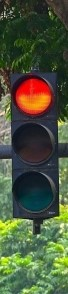
#> input picture red_2.jpg, 68 x 294 px
$ python traffic_light_detection.py --image red_2.jpg
#> lines starting #> are read from the running program, lines starting #| are printed output that depends on the picture; after the words box and inside, x2 and y2 are one past the last pixel; in counts of white or black regions, pixels touching at a corner belong together
import cv2, os, json, math
import numpy as np
from typing import Tuple, Dict, Any, Optional, List

#===HELPER FUNCTIONS FOR TRAFFIC LIGHT DETECTION===#
# [31 lines left out: function expand_box, not called in this run]

def make_lamp_roi_from_best_box(best_box, img_shape, orientation):
    """
    Tạo ROI bao quanh cụm đèn giao thông dựa trên best_box (1 bóng sáng).
    best_box: [x, y, w, h] trên ảnh resized (bgr_norm).
    img_shape: bgr_norm.shape
    orientation: "vertical" hoặc "horizontal"
    """
    if best_box is None:
        return None

    H, W = img_shape[:2]
    x, y, w, h = best_box

    if orientation == "vertical":
        # mở rộng ngang vừa phải, dọc: trên ít, dưới nhiều
        x0 = max(0, x - int(0.4 * w))
        x1 = min(W, x + w + int(0.4 * w))

        y0 = max(0, y - int(0.8 * h))
        y1 = min(H, y + int(2.2 * h))
    else:
        # horizontal: mở rộng dọc vừa phải, ngang: trái/phải nhiều
        y0 = max(0, y - int(0.4 * h))
        y1 = min(H, y + h + int(0.4 * h))

        x0 = max(0, x - int(0.8 * w))
        x1 = min(W, x + int(2.2 * w))

    return [x0, y0, x1 - x0, y1 - y0]

# ========== A. Resize giữ tỉ lệ (letterbox) ==========
def letterbox_resize(img: np.ndarray, target: Tuple[int, int] = (512, 512),
                     color=(0, 0, 0)) -> Tuple[np.ndarray, float, Tuple[int, int]]:
    th, tw = target
    h, w = img.shape[:2]
    scale = min(tw / w, th / h)
    nw, nh = int(w * scale), int(h * scale)
    resized = cv2.resize(img, (nw, nh), interpolation=cv2.INTER_AREA if scale < 1 else cv2.INTER_CUBIC)
    canvas = np.full((th, tw, 3), color, dtype=np.uint8)
    top = (th - nh) // 2
    left = (tw - nw) // 2
    canvas[top:top+nh, left:left+nw] = resized
    return canvas, scale, (left, top)

# ========== B. Tiền xử lý sáng màu ==========
def gray_world_wb(img: np.ndarray) -> np.ndarray:
    eps = 1e-6
    b, g, r = cv2.split(img.astype(np.float32))
    mb, mg, mr = b.mean()+eps, g.mean()+eps, r.mean()+eps
    m = (mb + mg + mr) / 3.0
    b = np.clip(b * (m / mb), 0, 255)
    g = np.clip(g * (m / mg), 0, 255)
    r = np.clip(r * (m / mr), 0, 255)
    return cv2.merge([b, g, r]).astype(np.uint8)

def auto_gamma_bgr(img: np.ndarray, target_mean_v: float = 0.55) -> np.ndarray:
    hsv = cv2.cvtColor(img, cv2.COLOR_BGR2HSV)
    v = hsv[:, :, 2] / 255.0
    mean_v = float(max(v.mean(), 1e-3))
    gamma = np.log(target_mean_v) / np.log(mean_v)
    x = np.arange(256, dtype=np.float32) / 255.0
    lut = np.clip((x ** gamma) * 255.0, 0, 255).astype(np.uint8)
    return cv2.LUT(img, lut)

# ========== C. Mask màu HSV ==========
def color_masks(hsv: np.ndarray) -> Dict[str, np.ndarray]:
    s_min, v_min = 60, 60
    # red (2 dải H)
    m1 = cv2.inRange(hsv, np.array([0, s_min, v_min]),   np.array([10, 255, 255]))
    m2 = cv2.inRange(hsv, np.array([170, s_min, v_min]), np.array([180, 255, 255]))
    red = cv2.bitwise_or(m1, m2)
    # yellow
    yellow = cv2.inRange(hsv, np.array([15, s_min, v_min]), np.array([35, 255, 255]))
    # green
    green = cv2.inRange(hsv, np.array([40, s_min, v_min]), np.array([90, 255, 255]))
    return {"red": red, "yellow": yellow, "green": green}

def clean_mask(mask: np.ndarray, k_open=3, k_close=5) -> np.ndarray:
    ko = cv2.getStructuringElement(cv2.MORPH_ELLIPSE, (k_open, k_open))
    kc = cv2.getStructuringElement(cv2.MORPH_ELLIPSE, (k_close, k_close))
    m = cv2.morphologyEx(mask, cv2.MORPH_OPEN, ko, iterations=1)
    m = cv2.morphologyEx(m, cv2.MORPH_CLOSE, kc, iterations=1)
    return m

# ========== D. Chấm điểm contour ==========
def contour_score(mask: np.ndarray, hsv: np.ndarray) -> Tuple[Optional[Tuple[int,int,int,int]], float, Optional[Tuple[int,int]]]:
    contours, _ = cv2.findContours(mask, cv2.RETR_EXTERNAL, cv2.CHAIN_APPROX_SIMPLE)
    best_box, best_score, best_center = None, 0.0, None
    v = hsv[:, :, 2]
    h_img, w_img = mask.shape[:2]
    min_area = max(50, int(0.0002 * h_img * w_img))
    for cnt in contours:
        area = cv2.contourArea(cnt)
        if area < min_area: continue
        peri = cv2.arcLength(cnt, True)
        if peri == 0: continue
        circ = 4.0 * np.pi * area / (peri * peri)
        if circ < 0.4: continue
        x, y, w, h = cv2.boundingRect(cnt)
        roi_mask = mask[y:y+h, x:x+w]
        roi_v = v[y:y+h, x:x+w]
        if roi_mask.size == 0: continue
        mean_v = float(roi_v[roi_mask > 0].mean()) if np.any(roi_mask > 0) else 0.0
        score = area * (mean_v/255.0) * circ
        if score > best_score:
            best_score = score
            best_box = (int(x), int(y), int(w), int(h))
            M = cv2.moments(cnt)
            if M["m00"] != 0:
                cx = int(M["m10"] / M["m00"]); cy = int(M["m01"] / M["m00"])
            else:
                cx = int(x + w/2); cy = int(y + h/2)
            best_center = (cx, cy)
    return best_box, best_score, best_center

# ========== E. Hough circles ==========
def hough_candidates(bgr: np.ndarray) -> List[Tuple[int,int,int]]:
    gray = cv2.cvtColor(bgr, cv2.COLOR_BGR2GRAY)
    gray = cv2.medianBlur(gray, 5)
    circles = cv2.HoughCircles(gray, cv2.HOUGH_GRADIENT, dp=1.2, minDist=32,
                               param1=120, param2=20, minRadius=6, maxRadius=90)
    if circles is None: return []
    return [tuple(map(int, c)) for c in np.round(circles[0, :]).astype(int)]

def hough_best(bgr: np.ndarray) -> Optional[Tuple[Tuple[int,int,int], Tuple[int,int,int]]]:
    cand = hough_candidates(bgr)
    if not cand: return None
    hsv = cv2.cvtColor(bgr, cv2.COLOR_BGR2HSV)
    best, best_v = None, -1.0
    for (x, y, r) in cand:
        if x-r < 0 or y-r < 0 or x+r >= bgr.shape[1] or y+r >= bgr.shape[0]: continue
        mask = np.zeros(hsv.shape[:2], np.uint8)
        cv2.circle(mask, (x, y), r, 255, -1)
        pix = hsv[mask > 0]
        if pix.size == 0: continue
        hmean, smean, vmean = np.mean(pix, axis=0).astype(int).tolist()
        if vmean > best_v:
            best_v = vmean
            best = ((int(x), int(y), int(r)), (int(hmean), int(smean), int(vmean)))
    return best

# ========== F. HSV → label ==========
def hsv_to_label(hsv_triplet: Tuple[int,int,int]) -> str:
    h, s, v = hsv_triplet
    if s < 60 or v < 60: return "unknown"
    if (0 <= h <= 10) or (170 <= h <= 180): return "red"
    if 15 <= h <= 35: return "yellow"
    if 40 <= h <= 90: return "green"
    return "unknown"

# ========== G. Orientation v3 (dải dọc quanh bóng sáng nhất) ==========
def _lines_stat(img_gray: np.ndarray) -> Tuple[int,int]:
    edges = cv2.Canny(img_gray, 80, 160)
    lines = cv2.HoughLinesP(edges, 1, np.pi/180, threshold=28, minLineLength=18, maxLineGap=6)
    v_cnt = h_cnt = 0
    if lines is not None:
        for x1,y1,x2,y2 in lines[:,0,:]:
            dx, dy = abs(x2-x1), abs(y2-y1)
            if dy >= dx*1.5: v_cnt += 1
            elif dx >= dy*1.5: h_cnt += 1
    return v_cnt, h_cnt

def determine_orientation(bgr_norm: np.ndarray,
                          contour_centers: List[Tuple[int,int]],
                          masks_union: Optional[np.ndarray] = None,
                          debug: bool=False) -> str:
    h, w = bgr_norm.shape[:2]

    hb = hough_best(bgr_norm)
    if hb is not None:
        (cx, cy, r), _ = hb
        strip_w = int(max(24, 2.2*r))
        x1 = max(0, cx - strip_w//2); x2 = min(w-1, cx + strip_w//2)
        roi = bgr_norm[:, x1:x2]
        gray = cv2.cvtColor(roi, cv2.COLOR_BGR2GRAY)
        v_cnt, h_cnt = _lines_stat(gray)
        if debug:
            print(f"[ORI] ROI around brightest circle x=[{x1},{x2}]  r={r}  lines V/H={v_cnt}/{h_cnt}")

        if v_cnt > h_cnt * 1.15:
            return "vertical"
        elif h_cnt > v_cnt * 1.15:
            return "horizontal"
        else:
            # hoà nhau → ưu tiên vertical (an toàn hơn cho đa số đèn)
            return "vertical"

    centers = contour_centers or []
    if len(centers) >= 2:
        xs = [c[0] for c in centers]; ys = [c[1] for c in centers]
        spread_x = float(max(xs)-min(xs)+1e-6); spread_y = float(max(ys)-min(ys)+1e-6)
        if debug: print(f"[ORI] fallback centers spreadX={spread_x:.1f} spreadY={spread_y:.1f}")
        if spread_y > spread_x * 1.2: return "vertical"
        if spread_x > spread_y * 1.2: return "horizontal"
        return "vertical"

    return "vertical" if h >= w*0.9 else "horizontal"

# ========== H. Multi-lamp (phát hiện cả 3 bóng) ==========
def nms_circles(circles, iou_thresh=0.35):
    # circles: list[(x,y,r,score,(h,s,v))]
    circles = sorted(circles, key=lambda c: c[3], reverse=True)
    kept = []
    def iou(c1, c2):
        x1,y1,r1,_,_ = c1; x2,y2,r2,_,_ = c2
        b1 = (x1-r1, y1-r1, x1+r1, y1+r1)
        b2 = (x2-r2, y2-r2, x2+r2, y2+r2)
        xa, ya = max(b1[0], b2[0]), max(b1[1], b2[1])
        xb, yb = min(b1[2], b2[2]), min(b1[3], b2[3])
        inter = max(0, xb-xa) * max(0, yb-ya)
        a1 = (b1[2]-b1[0])*(b1[3]-b1[1]); a2 = (b2[2]-b2[0])*(b2[3]-b2[1])
        union = a1 + a2 - inter + 1e-6
        return inter/union
    for c in circles:
        if all(iou(c, k) < iou_thresh for k in kept):
            kept.append(c)
    return kept

def detect_all_lamps(bgr_norm, orientation, v_threshold=110, roi_box=None):
    """
    Trả về danh sách 0–3 đèn, đã lọc theo cột đèn và gom cụm theo trục chính.
    Mỗi phần tử:
      {'center':[x,y], 'r':r, 'box':[x,y,w,h], 'hsv_avg':[h,s,v], 'label':..., 'slot':..., 'brightness':...}
    """
    h, w = bgr_norm.shape[:2]
    hsv = cv2.cvtColor(bgr_norm, cv2.COLOR_BGR2HSV)

    # --- 1) Ứng viên từ Hough + brightness ---
    # raw = hough_candidates(bgr_norm)  # [(x,y,r), ...]
    if roi_box is not None:
        rx, ry, rw, rh = roi_box
        # cắt ROI đúng từ bgr_norm
        roi = bgr_norm[ry:ry+rh, rx:rx+rw]
        raw_local = hough_candidates(roi)

        raw = []
        if raw_local is not None:
            for (cx, cy, r) in raw_local:
                gx = cx + rx
                gy = cy + ry
                # bỏ circle ngoài biên ảnh
                if gx - r < 0 or gx + r >= w or gy - r < 0 or gy + r >= h:
                    continue
                raw.append((gx, gy, r))
    else:
        raw = hough_candidates(bgr_norm)


    cands = []
    for (x,y,r) in raw:
        if x-r < 0 or y-r < 0 or x+r >= w or y+r >= h:
            continue
        if r < 8:  # loại đốm nhỏ
            continue
        mask = np.zeros(hsv.shape[:2], np.uint8)
        cv2.circle(mask, (x,y), r, 255, -1)
        pix = hsv[mask > 0]
        if pix.size == 0:
            continue
        hmean, smean, vmean = np.mean(pix, axis=0).astype(int).tolist()
        score = float(vmean)
        cands.append((int(x), int(y), int(r), score, (int(hmean), int(smean), int(vmean))))

    if not cands:
        return []

    # --- 2) Xác định "cột đèn": dải quanh bóng sáng nhất ---
    brightest = max(cands, key=lambda c: c[3])
    cx, cy, r_best, _, _ = brightest
    strip_scale = 2.4  # dải rộng quanh tâm theo phương vuông góc trục chính
    if orientation == "vertical":
        x1 = max(0, int(cx - strip_scale * r_best // 2))
        x2 = min(w-1, int(cx + strip_scale * r_best // 2))
        cands = [c for c in cands if x1 <= c[0] <= x2]
    else:
        y1 = max(0, int(cy - strip_scale * r_best // 2))
        y2 = min(h-1, int(cy + strip_scale * r_best // 2))
        cands = [c for c in cands if y1 <= c[1] <= y2]

    # Lọc theo độ sáng
    cands = [c for c in cands if c[3] >= v_threshold]
    if not cands:
        return []

    # --- 3) NMS để tránh trùng ---
    cands = nms_circles(cands, iou_thresh=0.35)

    # --- 4) Gom cụm 1D bằng "gap clustering" (ổn định, không dùng k-means) ---
    # Sắp theo trục chính
    if orientation == "vertical":
        cands.sort(key=lambda c: c[1])  # theo y
        axis_vals = [c[1] for c in cands]
        gap_unit = max(int(0.9 * r_best), 10)  # ngưỡng tách cụm
    else:
        cands.sort(key=lambda c: c[0])  # theo x
        axis_vals = [c[0] for c in cands]
        gap_unit = max(int(0.9 * r_best), 10)

    clusters = [[cands[0]]]
    for i in range(1, len(cands)):
        if abs(axis_vals[i] - axis_vals[i-1]) > gap_unit and len(clusters) < 3:
            clusters.append([cands[i]])
        else:
            clusters[-1].append(cands[i])

    # --- 5) Mỗi cụm lấy ứng viên sáng nhất ---
    reps = []
    for cl in clusters:
        reps.append(max(cl, key=lambda c: c[3]))

    # --- 6) Gán slot & đóng gói kết quả (tối đa 3 bóng) ---
    if orientation == "vertical":
        reps.sort(key=lambda c: c[1])  # y
        slots = ["top", "mid", "bot"]
    else:
        reps.sort(key=lambda c: c[0])  # x
        slots = ["left", "center", "right"]

    lamps = []
    for i, (x,y,r,score,hsv_avg) in enumerate(reps[:3]):
        label = hsv_to_label(hsv_avg)
        bx, by = max(0, x-r), max(0, y-r)
        bw = min(2*r, bgr_norm.shape[1]-bx-1)
        bh = min(2*r, bgr_norm.shape[0]-by-1)
        lamps.append({
            "center": [int(x), int(y)],
            "r": int(r),
            "box": [int(bx), int(by), int(bw), int(bh)],
            "hsv_avg": [int(hsv_avg[0]), int(hsv_avg[1]), int(hsv_avg[2])],
            "label": label,
            "slot": slots[i] if i < len(slots) else "unknown",
            "brightness": float(score)
        })
    return lamps

# ========== I. Suy luận màu theo vị trí ==========
# [10 lines left out: function infer_by_position, not called in this run]

# ========== J. Hàm chính ==========
def detect_traffic_light_color(image_path: str,
                               denoise: str = "bilateral",
                               force_orientation: Optional[str] = None,
                               debug: bool=False) -> Dict[str, Any]:
#> called with image_path = 'red_2.jpg', denoise = 'bilateral', debug = False
    bgr = cv2.imread(image_path)
#> bgr is the input picture: shape (294, 68, 3); mean B, G, R 59.7, 85.8, 76.2
    if bgr is None:
        raise FileNotFoundError(f"Cannot read image: {image_path}")

    if denoise == "nlmeans":
        bgr = cv2.fastNlMeansDenoisingColored(bgr, None, 7, 7, 7, 21)
    else:
        bgr = cv2.bilateralFilter(bgr, d=7, sigmaColor=60, sigmaSpace=60)

    bgr_resized, scale, offset = letterbox_resize(bgr, (512, 512))
#> in letterbox_resize, `canvas[top:top+nh, left:left+nw] = resized`:
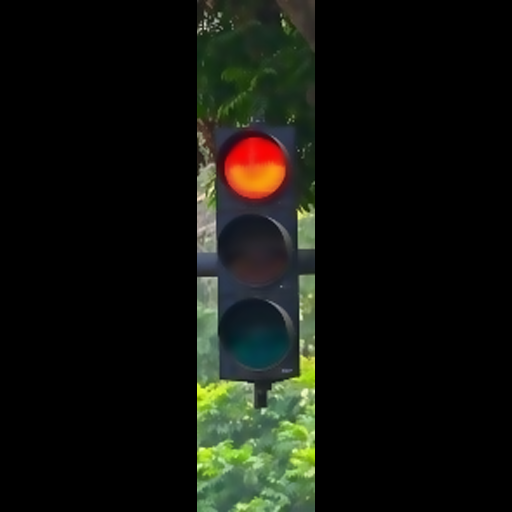
#> canvas: shape (512, 512, 3); mean B, G, R 13.7, 19.7, 17.5
#> scale = 1.74; offset = (197, 0)
    bgr_wb = gray_world_wb(bgr_resized)
#> in gray_world_wb, `b, g, r = cv2.split(img.astype(np.float32))`:
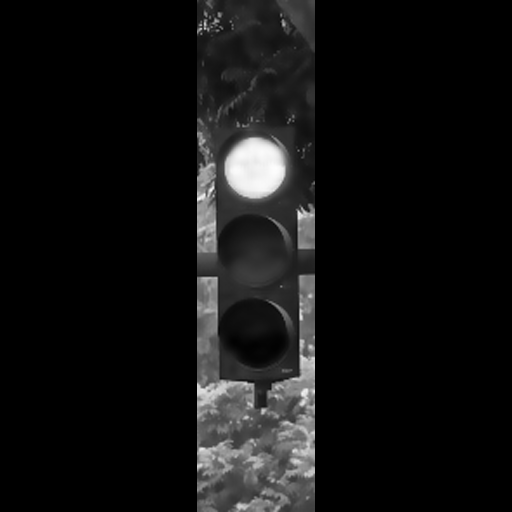
#> r: shape (512, 512) float32; min 0, max 253, mean 17.5
#> in gray_world_wb, `mb, mg, mr = b.mean()+eps, g.mean()+eps, r.mean()+eps`: mb = 13.71; mg = 19.7; mr = 17.48
#> in gray_world_wb, `m = (mb + mg + mr) / 3.0`: m = 16.96
    bgr_gamma = auto_gamma_bgr(bgr_wb, target_mean_v=0.55)
#> in auto_gamma_bgr, `mean_v = float(max(v.mean(), 1e-3))`: mean_v = 0.0842
#> in auto_gamma_bgr, `gamma = np.log(target_mean_v) / np.log(mean_v)`: gamma = 0.242
#> in auto_gamma_bgr, `lut = np.clip((x ** gamma) * 255.0, 0, 255).astype(np.uint8)`: lut = 256 values from 0 to 255
    hsv = cv2.cvtColor(bgr_gamma, cv2.COLOR_BGR2HSV)
#> hsv: shape (512, 512, 3); mean H, S, V 21.5, 7.7, 44.6
    clahe = cv2.createCLAHE(clipLimit=2.0, tileGridSize=(8, 8))
    hsv[:, :, 2] = clahe.apply(hsv[:, :, 2])
#> hsv: shape (512, 512, 3); mean H, S, V 21.5, 7.7, 40.6
    bgr_norm = cv2.cvtColor(hsv, cv2.COLOR_HSV2BGR)

    hsv2 = cv2.cvtColor(bgr_norm, cv2.COLOR_BGR2HSV)
#> hsv2: shape (512, 512, 3); mean H, S, V 21.5, 7.9, 40.6
    raw_masks = color_masks(hsv2)
#> in color_masks, `m1 = cv2.inRange(hsv, np.array([0, s_min, v_min]),   np.array([10, 255..`:
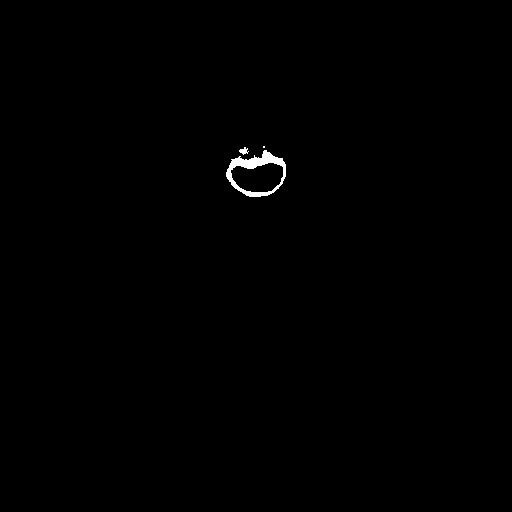
#> m1: shape (512, 512); 0.35% white; 3 white regions (1 under 20 px), largest, box (x1, y1, x2, y2) and area: (226, 150, 286, 197) 860, (239, 147, 249, 155) 44
#> raw_masks = 3 items
    masks = {k: clean_mask(m) for k, m in raw_masks.items()}
#> masks = 3 items
    masks_union = cv2.bitwise_or(cv2.bitwise_or(masks["red"], masks["yellow"]), masks["green"])
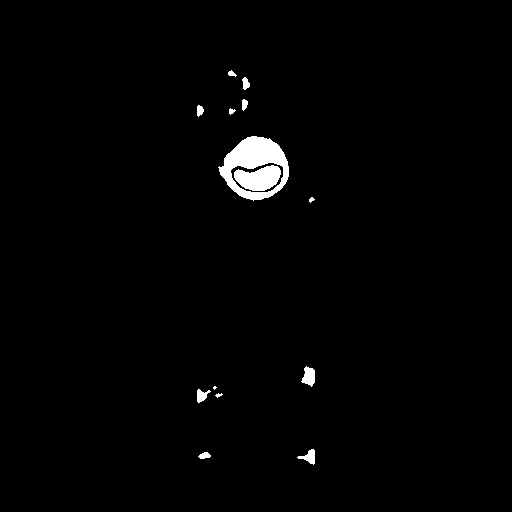
#> masks_union: shape (512, 512); 1.4% white; 14 white regions (1 under 20 px), largest, box (x1, y1, x2, y2) and area: (218, 136, 289, 201) 2136, (234, 165, 281, 191) 846, (301, 366, 315, 387) 194

    boxes: Dict[str, Optional[Tuple[int,int,int,int]]] = {}
    scores: Dict[str, float] = {}
    centers: List[Tuple[int,int]] = []
    for color, m in masks.items():
        box, score, center = contour_score(m, hsv2)
        boxes[color] = box
        scores[color] = float(score)
        if center is not None:
            centers.append(center)
#> this loop made 3 passes
#> (color, box, score, center) on passes 1 to 3: ('red', (218, 136, 71, 65), 2364.7, (255, 168)), ('yellow', (234, 165, 47, 26), 490.5, (258, 177)), ('green', (242, 77, 8, 13), 23.49, (245, 83))
#> pass 1, in contour_score, `v = hsv[:, :, 2]`:
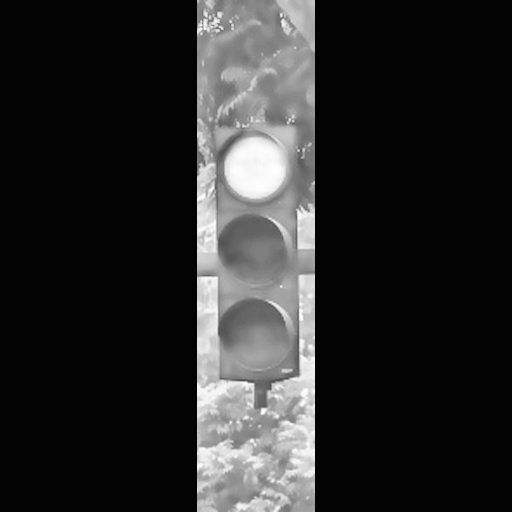
#> v: shape (512, 512); min 2, max 255, mean 40.6
#> after the loop, boxes = {'red': (218, 136, 71, 65), 'yellow': (234, 165, 47, 26), 'green': (242, 77, 8, 13)}; centers = [(255, 168), (258, 177), (245, 83)]; scores = {'red': 2364.7, 'yellow': 490.5, 'green': 23.49}

    if force_orientation in ("vertical", "horizontal"):
        orientation = force_orientation
        if debug: print(f"[ORI] forced={orientation}")
    else:
        orientation = determine_orientation(bgr_norm, centers, masks_union=masks_union, debug=debug)
#> in hough_candidates, `gray = cv2.cvtColor(bgr, cv2.COLOR_BGR2GRAY)`:
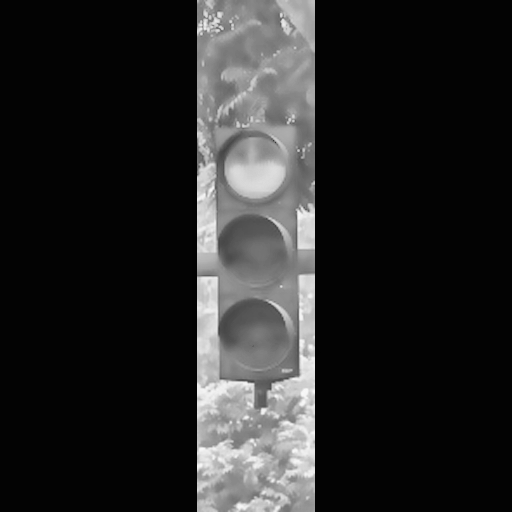
#> gray: shape (512, 512); min 2, max 249, mean 37.9
#> in hough_candidates, `circles = cv2.HoughCircles(gray, cv2.HOUGH_GRADIENT, dp=1.2, minDist=3..`: circles = 32 rows, first 8: [250.2, 165, 34.68], [251.4, 448.2, 54.96], [235.8, 371.4, 76.08], [255, 343.8, 45.6], [250.2, 249, 35.28], [264.6, 91.8, 68.16], [226.2, 419.4, 39], [252.6, 215.4, 56.16]
#> in hough_best, `cand = hough_candidates(bgr)`: cand = 32 items, first 6: (250, 165, 35), (251, 448, 55), (236, 371, 76), (255, 344, 46), (250, 249, 35), (265, 92, 68)
#> the loop in hough_best, `for (x, y, r) in cand:` made 32 passes
#> (x, y, r, hmean, smean, vmean, best_v) on passes 1, 32: (250, 165, 35, 86, 103, 216, 216), (208, 392, 11, 33, 55, 231, 231)
#> after the loop in hough_best, `for (x, y, r) in cand:`:
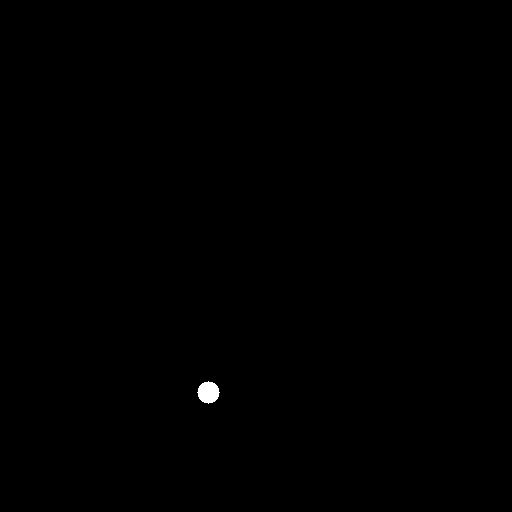
#> mask: shape (512, 512); 0.14% white; 1 white region, box (x1, y1, x2, y2) and area: (197, 381, 220, 404) 377
#> after the loop in hough_best, `for (x, y, r) in cand:`: best_v = 231
#> in determine_orientation, `hb = hough_best(bgr_norm)`: hb = ((208, 392, 11), (33, 55, 231))
#> (the rest of the program and of its run is left out)
